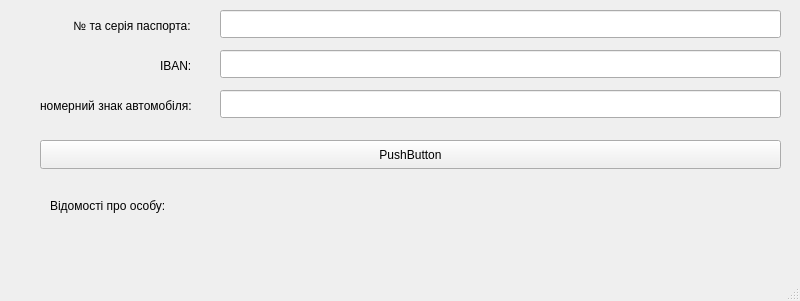
<?xml version="1.0" encoding="UTF-8"?>
<ui version="4.0">
 <class>MainWindow</class>
 <widget class="QMainWindow" name="MainWindow">
  <property name="geometry">
   <rect>
    <x>0</x>
    <y>0</y>
    <width>800</width>
    <height>301</height>
   </rect>
  </property>
  <property name="windowTitle">
   <string>MainWindow</string>
  </property>
  <widget class="QWidget" name="centralwidget">
   <widget class="QLineEdit" name="lineEdit">
    <property name="geometry">
     <rect>
      <x>220</x>
      <y>10</y>
      <width>561</width>
      <height>28</height>
     </rect>
    </property>
   </widget>
   <widget class="QLineEdit" name="lineEdit_2">
    <property name="geometry">
     <rect>
      <x>220</x>
      <y>50</y>
      <width>561</width>
      <height>28</height>
     </rect>
    </property>
   </widget>
   <widget class="QLineEdit" name="lineEdit_3">
    <property name="geometry">
     <rect>
      <x>220</x>
      <y>90</y>
      <width>561</width>
      <height>28</height>
     </rect>
    </property>
   </widget>
   <widget class="QLabel" name="label">
    <property name="geometry">
     <rect>
      <x>70</x>
      <y>10</y>
      <width>161</width>
      <height>31</height>
     </rect>
    </property>
    <property name="text">
     <string> № та серія паспорта:</string>
    </property>
   </widget>
   <widget class="QLabel" name="label_2">
    <property name="geometry">
     <rect>
      <x>160</x>
      <y>50</y>
      <width>41</width>
      <height>31</height>
     </rect>
    </property>
    <property name="text">
     <string>IBAN:</string>
    </property>
   </widget>
   <widget class="QLabel" name="label_3">
    <property name="geometry">
     <rect>
      <x>40</x>
      <y>90</y>
      <width>201</width>
      <height>31</height>
     </rect>
    </property>
    <property name="text">
     <string>номерний знак автомобіля:</string>
    </property>
   </widget>
   <widget class="QPushButton" name="pushButton">
    <property name="geometry">
     <rect>
      <x>40</x>
      <y>140</y>
      <width>741</width>
      <height>29</height>
     </rect>
    </property>
    <property name="text">
     <string>PushButton</string>
    </property>
   </widget>
   <widget class="QLabel" name="label_4">
    <property name="geometry">
     <rect>
      <x>50</x>
      <y>180</y>
      <width>151</width>
      <height>51</height>
     </rect>
    </property>
    <property name="text">
     <string>Відомості про особу:</string>
    </property>
   </widget>
   <widget class="QLabel" name="label_5">
    <property name="geometry">
     <rect>
      <x>210</x>
      <y>180</y>
      <width>571</width>
      <height>51</height>
     </rect>
    </property>
    <property name="text">
     <string/>
    </property>
   </widget>
  </widget>
  <widget class="QMenuBar" name="menubar">
   <property name="geometry">
    <rect>
     <x>0</x>
     <y>0</y>
     <width>800</width>
     <height>25</height>
    </rect>
   </property>
  </widget>
  <widget class="QStatusBar" name="statusbar"/>
 </widget>
 <resources/>
 <connections/>
</ui>
